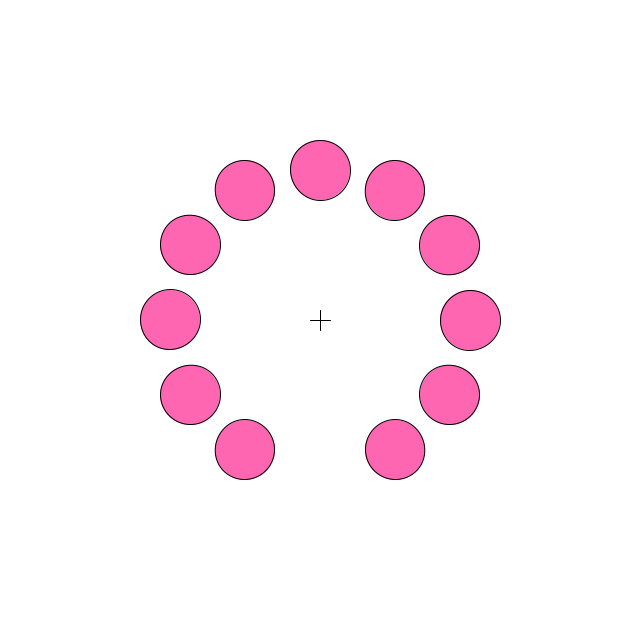
Frame 1 (no input)
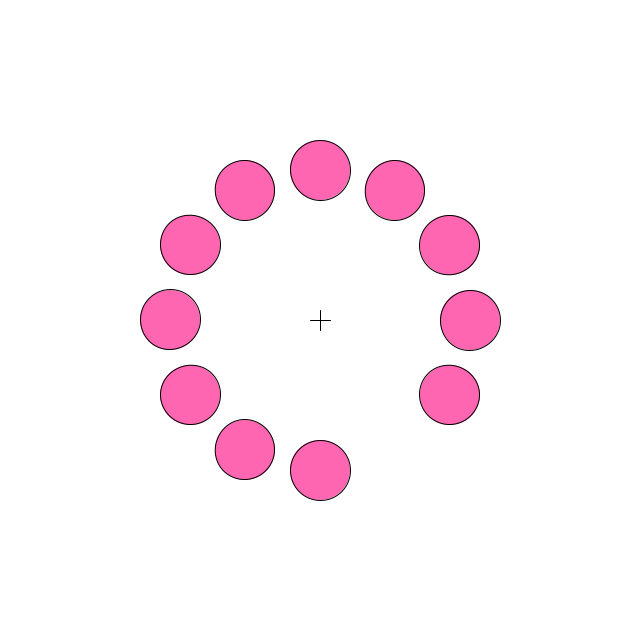
Frame 60 (the mouse pressed at the canvas centre just before this capture)
Frame 120 (the mouse held since frame 60 and released just before this capture): identical to frame 60, image omitted

The Processing sketch that drew these frames (run headless with seeded random() and noise(); from frame 60 on, the mouse is pressed at the canvas centre):

// Processing sketch: lilac_chaser
// ── lilac_chaser.pde
void setup(){
    size (640,640);
    frameRate(10);

}
boolean show_circles=true;

int k=0;
void draw(){
    background(255);
    circles(k);
    k++;
    if (k==12){
        k=0;
    }
}

void circles(int k){
    pushStyle();
    line(310,320,330,320);
    line(320,310,320,330);
    fill(255,102,178);
    float rad=60;
    float [] deg ={0,30,60,90,120,150,180,210,240,270,300,330};
    float current;
    translate(320, 320);
        for (int i=0;i<12;i++){
            pushMatrix();
            current=deg[i];
            rotate(radians(current));
            println("current: "+current);
            if (i!=k){
                circle(0,150,rad);
            }
            popMatrix();
        }
    popStyle();
}
